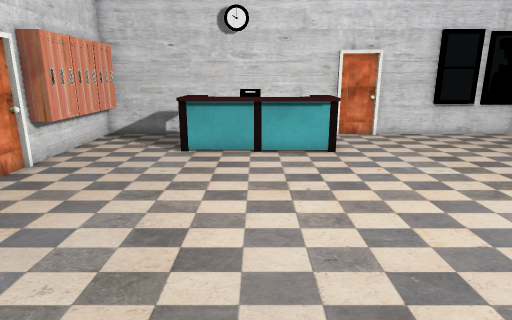
View 1 (above)

15 first-person views from a walk through a 3-D level made in the Unity game engine. The camera is 1.5 m above the floor, tilts 14° down and sees 75° across. The floor is counted in squares, 0.5 m on a side. Each view is taken from the middle of a square. On the plan, view 1 faces up. The plan holds only what a view shows up to about 20 squares ahead; the rest is blank. The player character is not drawn.

View 2
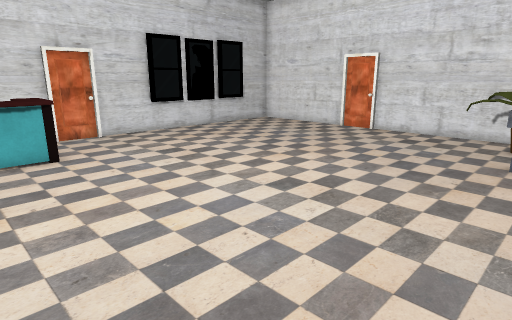

View 3
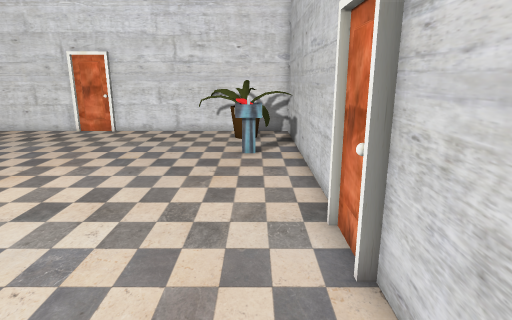

View 4
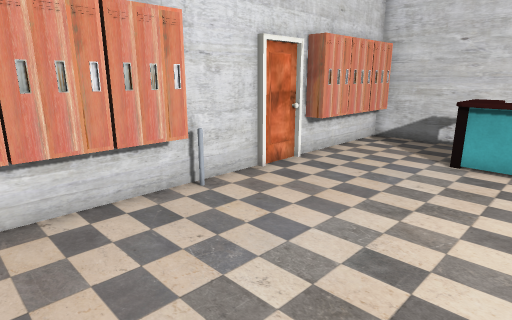

View 5
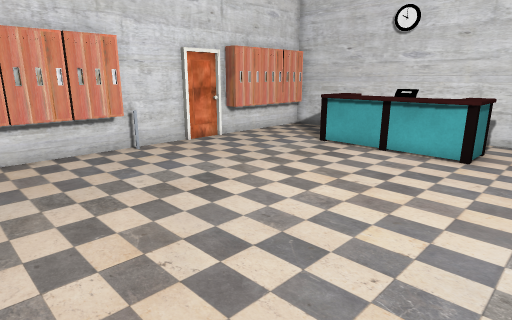

View 6
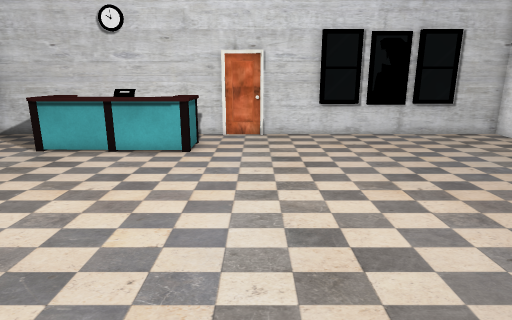

View 7
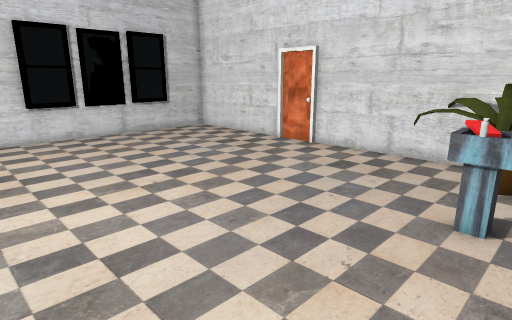

View 8
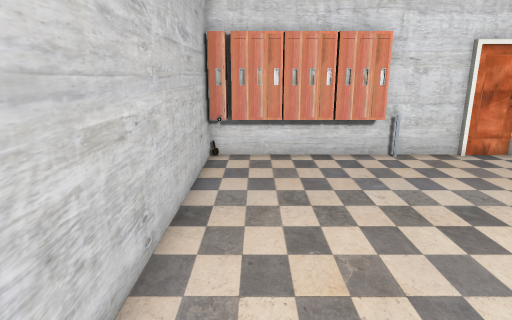

View 9
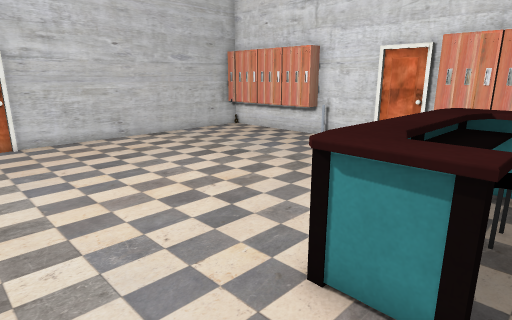

View 10
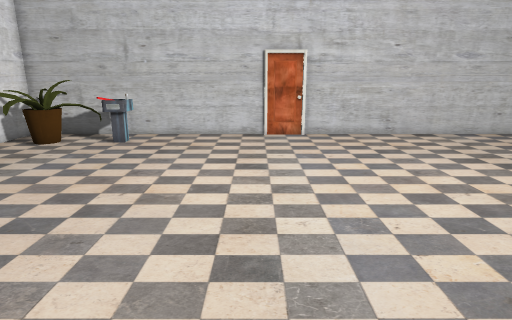

View 11
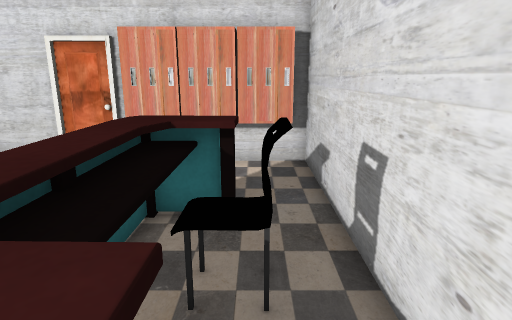

View 12
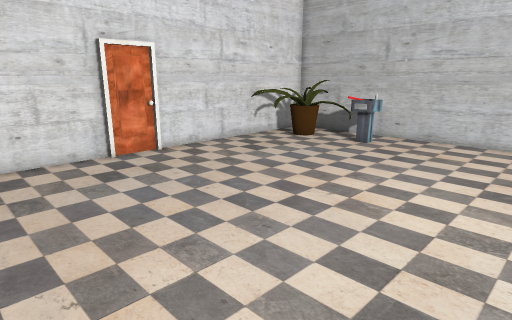

View 13
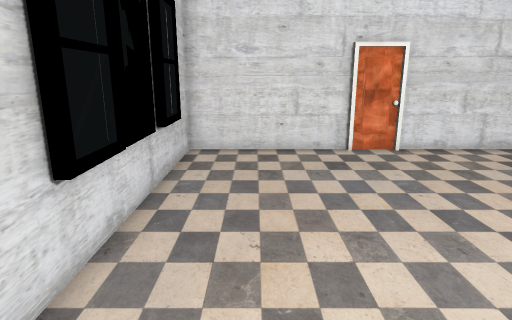

View 14
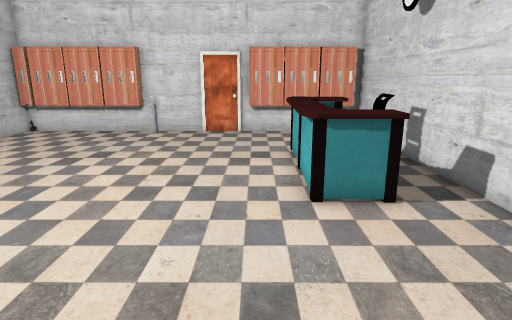

View 15
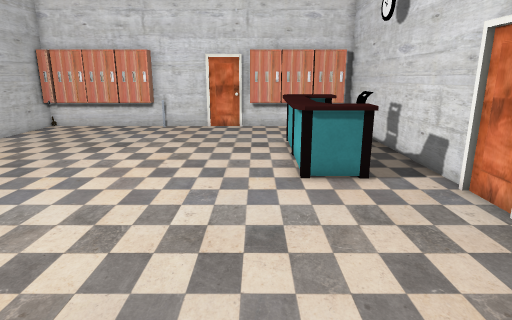

### Floor plan
Points are (right, up) in squares from view 1. A wall is a line through its corners. A room is listed if a view was taken in it or the views show most of it. See-through windows are left out.
Room 1 (views 1, 2, 3, 4, 5, 6, 7, 8, 9, 10, 11, 12, 13, 14, 15)
walls: (6.5, 17.5) (6, 17.6); (6.2, 17.8) (-7.9, 17.8) (-7.9, 14.3); (11.3, 17.4) (9.2, 17.5); (-7.9, 12.6) (-7.9, 6.3); (18.9, 9.1) (18.9, 17.8) (6.4, 17.8); (16.3, 17.3) (14.2, 17.4); (-7.5, -0.8) (18.9, -0.8) (18.9, 9)
low walls: (-7.9, 4.6) (-7.9, 1.5)
objects: other object (-8, -1); locker (-8, 0); locker (-8, 1) to (-7, 2); locker (-8, 3) to (-7, 4); locker (-8, 5) to (-7, 6); other object (-8, 6); locker (-8, 12) to (-7, 13); locker (-8, 14) to (-7, 15); locker (-8, 16) to (-7, 17); other object (-7, 0); desk (-3, 13) to (3, 16); chair (-1, 15) to (0, 16); fountain (13, 1) to (14, 2); plant (15, 0) to (18, 3)

Where each view was taken, in squares from view 1:
view 1: 0 up, 0 right, facing up
view 2: 0 up, 0 right, facing up-right
view 3: 1 up, 0 right, facing right
view 4: 1 up, 0 right, facing up-left
view 5: 0 up, 6 right, facing up-left
view 6: 0 up, 6 right, facing up
view 7: 0 up, 6 right, facing up-right
view 8: 1 up, 5 right, facing left
view 9: 16 up, 7 right, facing down-left
view 10: 17 up, 7 right, facing down
view 11: 16 up, 4 right, facing left
view 12: 16 up, 6 right, facing down-right
view 13: 15 up, 5 right, facing right
view 14: 12 up, 11 right, facing left
view 15: 12 up, 13 right, facing left
